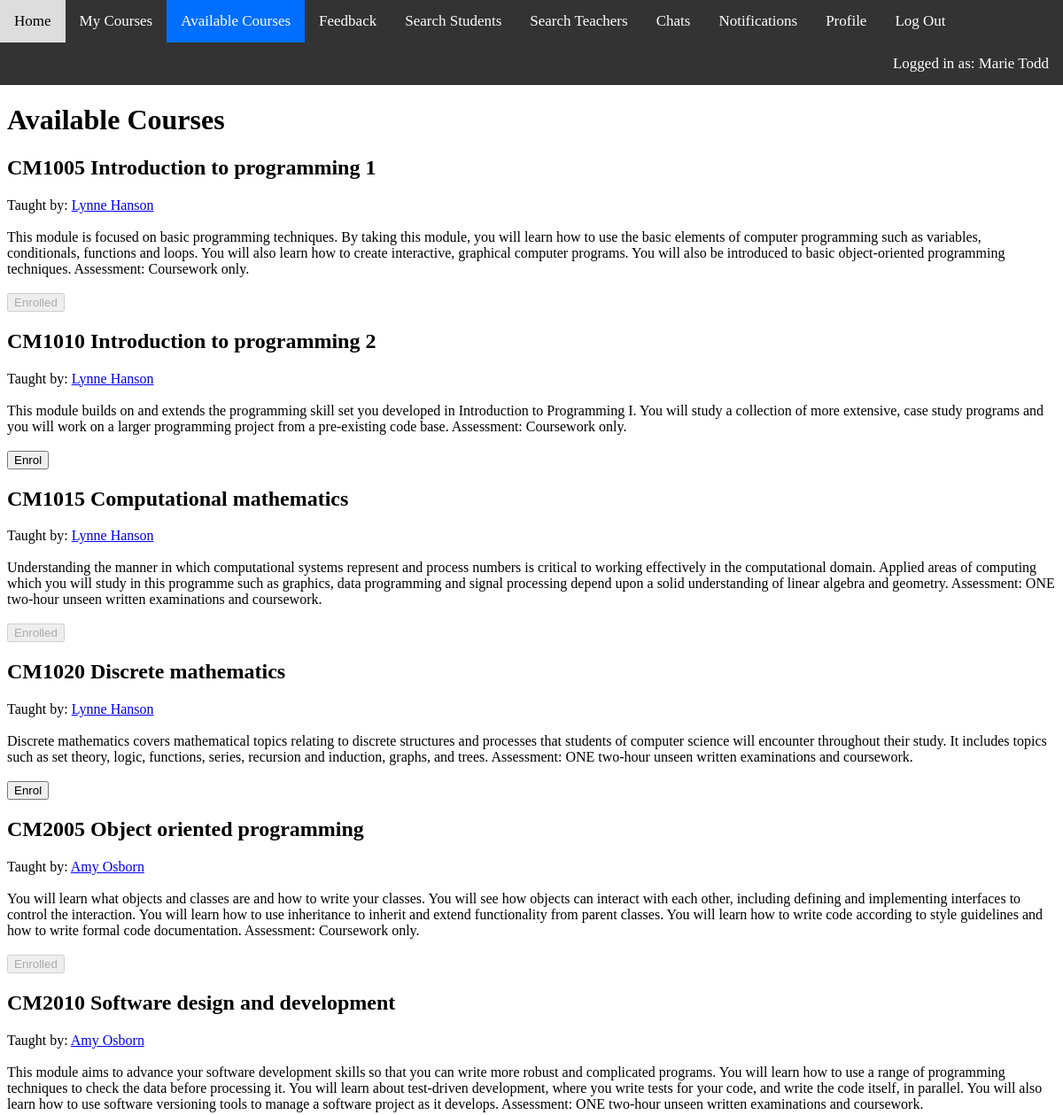
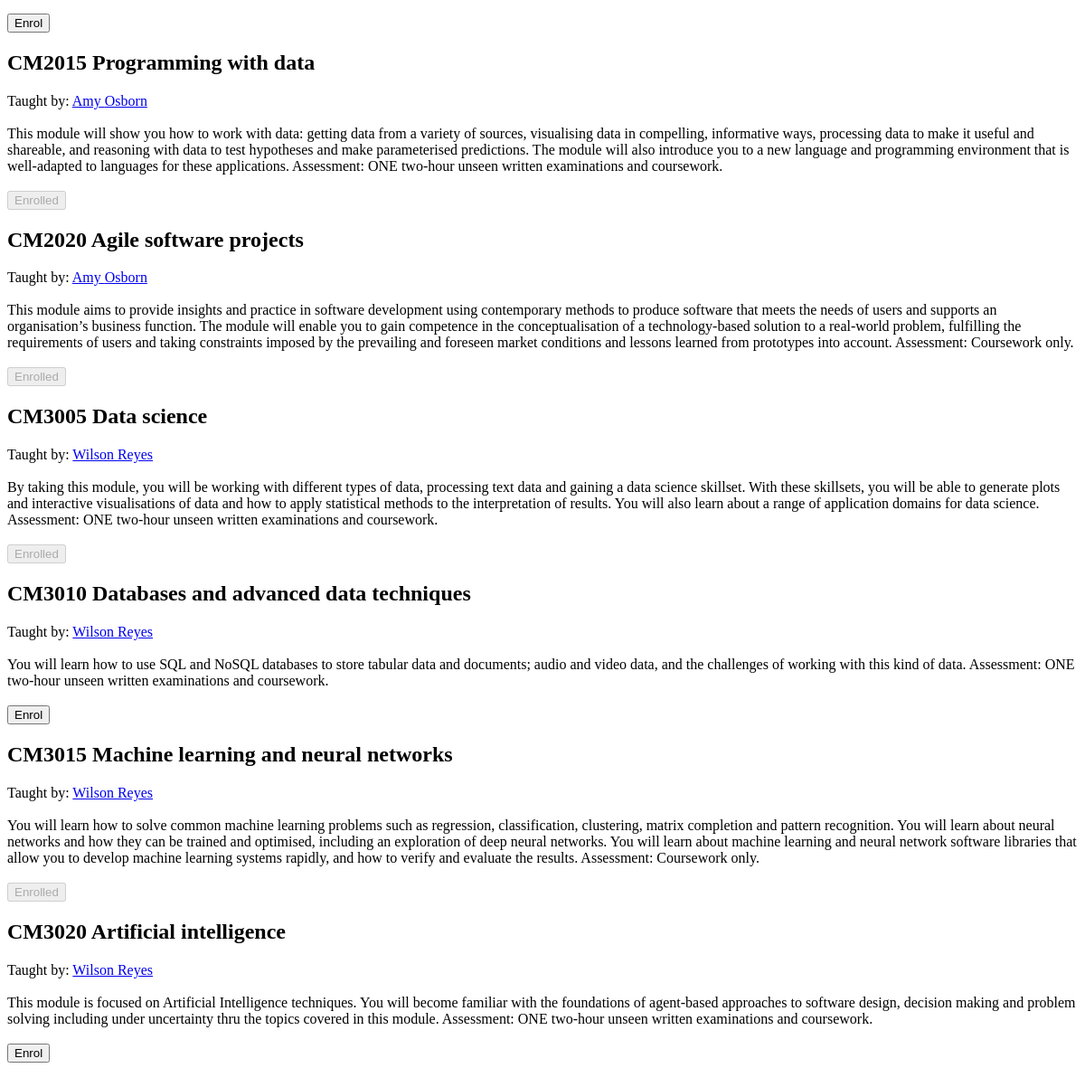
Page /available_courses (signed in) on the committed database (2 pictures, top to bottom).
### elearning_app/models.py (models this page shows)
class AppUser(models.Model):
    user = models.OneToOneField(User, null=False, blank=False, on_delete=models.CASCADE)
    type = models.CharField(null=False, blank=False, max_length=256, choices=[('student', 'Student'), ('teacher', 'Teacher')])
    first_name = models.CharField(null=False, blank=False, max_length=256)
    last_name = models.CharField(null=False, blank=False, max_length=256)
    email = models.EmailField(null=False, blank=False, max_length=256)
    photo = models.FileField(null=False, blank=False, upload_to='user_photos/')

class Course(models.Model):
    code = models.CharField(null=False, blank=False, max_length=256)
    name = models.CharField(null=False, blank=False, max_length=256)
    description = models.TextField(null=False, blank=False)
    teacher = models.ForeignKey(AppUser, null=False, blank=False, on_delete=models.CASCADE)
    students = models.ManyToManyField(AppUser, blank=True, related_name='students')

### elearning_app/views.py (the view)
# urls.py: path('available_courses', views.available_courses, name='available_courses'),
def available_courses(request):
    if request.user.is_anonymous:
        messages.warning(request, 'Please log in.')
        return redirect('/login')
    elif request.user.is_staff:
        messages.warning(request, 'Cannot access website with admin account.')
        return redirect('/login')
    else:
        courses = Course.objects.all()
        user_details = AppUser.objects.get(user=request.user)
        return render(request, 'available_courses.html', {'courses': courses, 'user_details': user_details})

### elearning_app/templates/available_courses.html
{% extends "./base.html" %}
{% block content %}
    {% if user_details.type == 'teacher' %}
        <h2>Access denied.</h2>
        This page is available to students only.
    {% else %}
        <h1>Available Courses</h1>
        {% if courses|length == 0 %}
            There are no available courses.
        {% else %}
            {% for course in courses %}
                <h2>{{ course.code }} {{ course.name }}</h2>
                Taught by: <a href="/search_teachers/{{ course.teacher.id }}">{{ course.teacher.first_name }} {{ course.teacher.last_name }}</a><br><br>
                {{ course.description }}<br><br>
                {% if user_details in course.students.all %}
                    <button class="enrolled-button" disabled>Enrolled</button><br>
                {% else %}
                    <button onclick="window.location.href='/available_courses/{{ course.code }}/enrol';">Enrol</button><br>
                {% endif %}
            {% endfor %}
        {% endif %}
    {% endif %}
    <br><br><br><br><br>
{% endblock %}

### elearning_app/templates/navbar.html
<div class="navbar">
    <a href="/" {% if request.path == "/" %}class="active"{% endif %}>Home</a>
    <a href="/my_courses" {% if "my_courses" in request.path %}class="active"{% endif %}>My Courses</a>
    {% if user_details.type == 'student' %}
        <a href="/available_courses" {% if "available_courses" in request.path %}class="active"{% endif %}>Available Courses</a>
        <a href="/feedback" {% if "feedback" in request.path %}class="active"{% endif %}>Feedback</a>
    {% endif %}
    <a href="/search_students" {% if "search_students" in request.path %}class="active"{% endif %}>Search Students</a>
    <a href="/search_teachers" {% if "search_teachers" in request.path %}class="active"{% endif %}>Search Teachers</a>
    <a href="/chats" {% if "chats" in request.path %}class="active"{% endif %}>Chats</a>
    <a href="/notifications" {% if "notifications" in request.path %}class="active"{% endif %}>Notifications</a>
    <a href="/profile" {% if "profile" in request.path %}class="active"{% endif %}>Profile</a>
    <a href="/logout">Log Out</a>
    <div>Logged in as: {{ user_details.first_name }} {{ user_details.last_name }}</div>
</div>

### elearning_app/static/css/style.css (style rules this page uses)
body { margin: 0px; }
.navbar { overflow: hidden; background-color: #333; }
.navbar a, .navbar div { color: white; padding: 14px 16px; font-size: 17px; }
.navbar a { float: left; text-decoration: none; }
.navbar div { float: right; }
.navbar a.active { background-color: #006FFF; color: white; }

### rows in the picture
AppUser: first_name "Marie", last_name "Todd"
Course: code "CM1005", name "Introduction to programming 1", teacher.first_name "Lynne", teacher.last_name "Hanson", description "This module is focused on basic programming techniques. By taking this module, you will learn how to use the basic elements of computer programming such as variables, conditionals, functions and loops. You will also learn how to create interactive, graphical computer programs. You will also be introduced to basic object-oriented programming techniques. Assessment: Coursework only.", shows "Enrolled"
Course: code "CM1010", name "Introduction to programming 2", teacher.first_name "Lynne", teacher.last_name "Hanson", description "This module builds on and extends the programming skill set you developed in Introduction to Programming I. You will study a collection of more extensive, case study programs and you will work on a larger programming project from a pre-existing code base. Assessment: Coursework only."
Course: code "CM1015", name "Computational mathematics", teacher.first_name "Lynne", teacher.last_name "Hanson", description "Understanding the manner in which computational systems represent and process numbers is critical to working effectively in the computational domain. Applied areas of computing which you will study in this programme such as graphics, data programming and signal processing depend upon a solid understanding of linear algebra and geometry. Assessment: ONE two-hour unseen written examinations and coursework.", shows "Enrolled"
Course: code "CM1020", name "Discrete mathematics", teacher.first_name "Lynne", teacher.last_name "Hanson", description "Discrete mathematics covers mathematical topics relating to discrete structures and processes that students of computer science will encounter throughout their study. It includes topics such as set theory, logic, functions, series, recursion and induction, graphs, and trees. Assessment: ONE two-hour unseen written examinations and coursework."
Course: code "CM2005", name "Object oriented programming", teacher.first_name "Amy", teacher.last_name "Osborn", description "You will learn what objects and classes are and how to write your classes. You will see how objects can interact with each other, including defining and implementing interfaces to control the interaction. You will learn how to use inheritance to inherit and extend functionality from parent classes. You will learn how to write code according to style guidelines and how to write formal code documentation. Assessment: Coursework only.", shows "Enrolled"
Course: code "CM2010", name "Software design and development", teacher.first_name "Amy", teacher.last_name "Osborn", description "This module aims to advance your software development skills so that you can write more robust and complicated programs. You will learn how to use a range of programming techniques to check the data before processing it. You will learn about test-driven development, where you write tests for your code, and write the code itself, in parallel. You will also learn how to use software versioning tools to manage a software project as it develops. Assessment: ONE two-hour unseen written examinations and coursework."
Course: code "CM2015", name "Programming with data", teacher.first_name "Amy", teacher.last_name "Osborn", description "This module will show you how to work with data: getting data from a variety of sources, visualising data in compelling, informative ways, processing data to make it useful and shareable, and reasoning with data to test hypotheses and make parameterised predictions. The module will also introduce you to a new language and programming environment that is well-adapted to languages for these applications. Assessment: ONE two-hour unseen written examinations and coursework.", shows "Enrolled"
Course: code "CM2020", name "Agile software projects", teacher.first_name "Amy", teacher.last_name "Osborn", description "This module aims to provide insights and practice in software development using contemporary methods to produce software that meets the needs of users and supports an organisation’s business function. The module will enable you to gain competence in the conceptualisation of a technology-based solution to a real-world problem, fulfilling the requirements of users and taking constraints imposed by the prevailing and foreseen market conditions and lessons learned from prototypes into account. Assessment: Coursework only.", shows "Enrolled"
Course: code "CM3005", name "Data science", teacher.first_name "Wilson", teacher.last_name "Reyes", description "By taking this module, you will be working with different types of data, processing text data and gaining a data science skillset. With these skillsets, you will be able to generate plots and interactive visualisations of data and how to apply statistical methods to the interpretation of results. You will also learn about a range of application domains for data science. Assessment: ONE two-hour unseen written examinations and coursework.", shows "Enrolled"
Course: code "CM3010", name "Databases and advanced data techniques", teacher.first_name "Wilson", teacher.last_name "Reyes", description "You will learn how to use SQL and NoSQL databases to store tabular data and documents; audio and video data, and the challenges of working with this kind of data. Assessment: ONE two-hour unseen written examinations and coursework."
Course: code "CM3015", name "Machine learning and neural networks", teacher.first_name "Wilson", teacher.last_name "Reyes", description "You will learn how to solve common machine learning problems such as regression, classification, clustering, matrix completion and pattern recognition. You will learn about neural networks and how they can be trained and optimised, including an exploration of deep neural networks. You will learn about machine learning and neural network software libraries that allow you to develop machine learning systems rapidly, and how to verify and evaluate the results. Assessment: Coursework only.", shows "Enrolled"
Course: code "CM3020", name "Artificial intelligence", teacher.first_name "Wilson", teacher.last_name "Reyes", description "This module is focused on Artificial Intelligence techniques. You will become familiar with the foundations of agent-based approaches to software design, decision making and problem solving including under uncertainty thru the topics covered in this module. Assessment: ONE two-hour unseen written examinations and coursework."
